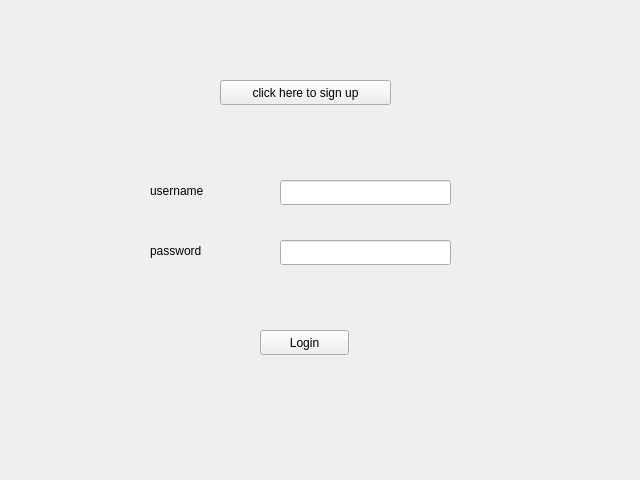
<?xml version="1.0" encoding="UTF-8"?>
<ui version="4.0">
 <class>login</class>
 <widget class="QWidget" name="login">
  <property name="geometry">
   <rect>
    <x>0</x>
    <y>0</y>
    <width>640</width>
    <height>480</height>
   </rect>
  </property>
  <property name="windowTitle">
   <string>Form</string>
  </property>
  <widget class="QLabel" name="LUsername">
   <property name="geometry">
    <rect>
     <x>150</x>
     <y>170</y>
     <width>91</width>
     <height>41</height>
    </rect>
   </property>
   <property name="text">
    <string>username</string>
   </property>
  </widget>
  <widget class="QLineEdit" name="EUsername">
   <property name="geometry">
    <rect>
     <x>280</x>
     <y>180</y>
     <width>171</width>
     <height>25</height>
    </rect>
   </property>
  </widget>
  <widget class="QLineEdit" name="EPassword">
   <property name="geometry">
    <rect>
     <x>280</x>
     <y>240</y>
     <width>171</width>
     <height>25</height>
    </rect>
   </property>
   <property name="text">
    <string/>
   </property>
  </widget>
  <widget class="QLabel" name="LPassword">
   <property name="geometry">
    <rect>
     <x>150</x>
     <y>230</y>
     <width>91</width>
     <height>41</height>
    </rect>
   </property>
   <property name="text">
    <string>password</string>
   </property>
  </widget>
  <widget class="QPushButton" name="loginButton">
   <property name="geometry">
    <rect>
     <x>260</x>
     <y>330</y>
     <width>89</width>
     <height>25</height>
    </rect>
   </property>
   <property name="text">
    <string>Login</string>
   </property>
  </widget>
  <widget class="QPushButton" name="redirSignUp">
   <property name="geometry">
    <rect>
     <x>220</x>
     <y>80</y>
     <width>171</width>
     <height>25</height>
    </rect>
   </property>
   <property name="text">
    <string>click here to sign up</string>
   </property>
  </widget>
  <widget class="QLabel" name="state">
   <property name="geometry">
    <rect>
     <x>230</x>
     <y>290</y>
     <width>141</width>
     <height>17</height>
    </rect>
   </property>
   <property name="text">
    <string/>
   </property>
  </widget>
 </widget>
 <resources/>
 <connections/>
</ui>
